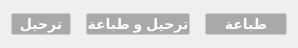
   <widget class="QWidget" name="layoutWidget">
    <property name="geometry">
     <rect>
      <x>237</x>
      <y>558</y>
      <width>298</width>
      <height>48</height>
     </rect>
    </property>
    <layout class="QHBoxLayout" name="horizontalLayout_14">
     <property name="spacing">
      <number>15</number>
     </property>
     <property name="sizeConstraint">
      <enum>QLayout::SetDefaultConstraint</enum>
     </property>
     <item>
      <widget class="QPushButton" name="save">
       <property name="minimumSize">
        <size>
         <width>0</width>
         <height>0</height>
        </size>
       </property>
       <property name="maximumSize">
        <size>
         <width>60</width>
         <height>22</height>
        </size>
       </property>
       <property name="styleSheet">
        <string notr="true">QPushButton {
  	background-color: #a9a9a9;
    border-style: hidden;
	border-width:1px;
    border-radius: 2px;
    font: bold 14px;
    color: #ffffff; 
}
QPushButton:pressed {
background-color: #3269e4;
}</string>
       </property>
       <property name="text">
        <string>ترحيل</string>
       </property>
      </widget>
     </item>
     <item>
      <widget class="QPushButton" name="pushButton_6">
       <property name="sizePolicy">
        <sizepolicy hsizetype="Minimum" vsizetype="Fixed">
         <horstretch>0</horstretch>
         <verstretch>0</verstretch>
        </sizepolicy>
       </property>
       <property name="minimumSize">
        <size>
         <width>0</width>
         <height>0</height>
        </size>
       </property>
       <property name="maximumSize">
        <size>
         <width>150</width>
         <height>22</height>
        </size>
       </property>
       <property name="styleSheet">
        <string notr="true">QPushButton {
  	background-color: #a9a9a9;
    border-style: hidden;
	border-width:1px;
    border-radius: 2px;
    font: bold 14px;
    color: #ffffff; 
}
QPushButton:pressed {
background-color: #3269e4;
}</string>
       </property>
       <property name="text">
        <string>ترحيل و طباعة</string>
       </property>
      </widget>
     </item>
     <item>
      <widget class="QPushButton" name="pushButton_3">
       <property name="maximumSize">
        <size>
         <width>90</width>
         <height>22</height>
        </size>
       </property>
       <property name="styleSheet">
        <string notr="true">QPushButton {
  	background-color: #a9a9a9;
    border-style: hidden;
	border-width:1px;
    border-radius: 2px;
    font: bold 14px;
    color: #ffffff; 
}
QPushButton:pressed {
background-color: #3269e4;
}</string>
       </property>
       <property name="text">
        <string>طباعة</string>
       </property>
      </widget>
     </item>
    </layout>
   </widget>
